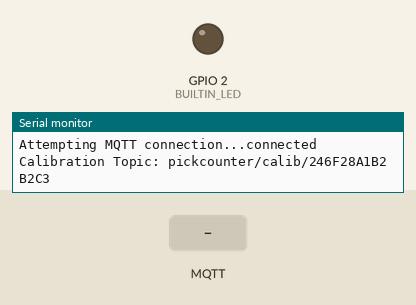
A sketch run on a simulated ESP32. Shown: output pins drawn as LEDs (lit = HIGH), the last lines printed to the serial monitor. The test bench sets the inputs (shaded band). WiFi joins after 1.5 s; servers stay silent unless stated; random numbers use the default seed unless the sketch sets one; no MQTT or app messages arrive unless stated.

Above: at 2.7 s.
2.8 s: MQTT message "timeoutTestProduct" arrives on the first subscribed topic
At 3.1 s:
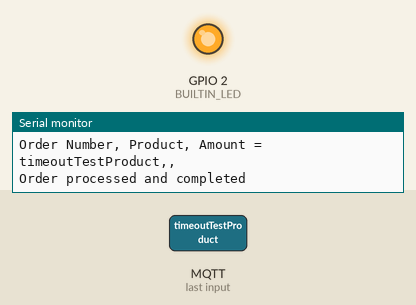
5.8 s: MQTT message "1" arrives on the first subscribed topic
At 6.5 s:
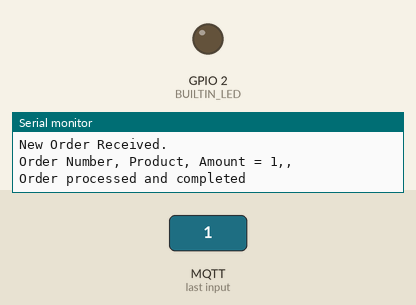
7.3 s: MQTT message "2" arrives on the first subscribed topic
At 7.6 s:
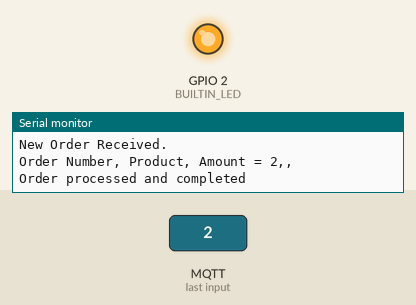
Timing chart, 0 to 9.8 s (numbered marks = the images above; inputs shaded):
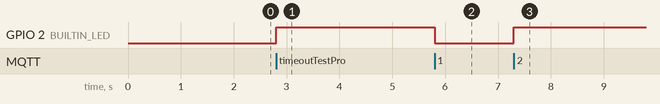

The sketch:

ESP32Firmware.ino
```cpp
#include "WiFiCreds.h"
#include <PubSubClient.h>
#include "SStack.h"

#define BUILTIN_LED 2

const char *mqtt_server = "smart-pilot.cloudmqtt.com";
String MAC = "";
WiFiClient espClient;
PubSubClient client(espClient);
unsigned long lastMsg = 0;
#define MSG_BUFFER_SIZE (512)
char msg[MSG_BUFFER_SIZE];
int value = 0;
uint8_t WCAvailable = 0; //weight calibration data
#include "MQTTHandler.h"

void setup_wifi()
{

    delay(10);
    // We start by connecting to a WiFi network
    Serial.println();
    Serial.print("Connecting to ");
    Serial.println(ssid);

    WiFi.mode(WIFI_STA);
    WiFi.begin(ssid, password);

    while (WiFi.status() != WL_CONNECTED)
    {
        delay(500);
        Serial.print(".");
    }

    randomSeed(micros());

    Serial.println("");
    Serial.println("WiFi connected");
    Serial.println("IP address: ");
    Serial.println(WiFi.localIP());
}

void processOrderAndSendResponse(uint8_t n, String amt, String id)
{

    //process the order here
    String orderStatus[3] = {"Completed", "Timeout", "Failed"};
    String responseJSON = String("{\"Status\":\"" + orderStatus[n]) + String("\",\"Amount\":\"") + String(amt);
    responseJSON += String("\",\"id\":\"") + String(id);
    responseJSON += String("\"}");
    publishValues("pickcounter/orderstatus", responseJSON);
}

void setup()
{
    Serial.begin(115200);
    pinMode(BUILTIN_LED, OUTPUT); // Initialize the BUILTIN_LED pin as an output

    setup_wifi();

    Serial.print("Device ID: ");
    //MAC = String(WiFi.macAddress());

    Serial.println(getMacAddress());
    setMACID(getMacAddress());
    client.setBufferSize(1024);
    client.setKeepAlive(30);
    client.setServer(mqtt_server, 1883);

    client.setCallback(callback);
    // delay(3000);
    // publishValues("pickcounter/getWCdata","getData");
}

void loop()
{

    if (!client.connected())
    {
        reconnect();
    }
    client.loop();

    if (NewOrderReceived() == 1)
    {
        Serial.println("New Order Received.");
        Serial.print("Order Number, Product, Amount = ");
        String orderValues = getOrderValues();
        Serial.println(orderValues);
        String amt = StringSeparator(orderValues, ',', 2);
        String ordID = StringSeparator(orderValues, ',', 0);
        if (orderValues.indexOf("timeoutTestProduct") >= 0)
        {
            processOrderAndSendResponse(1, "0", ordID); //0=completed, 1=timeout, 2=failed
        }
        if (orderValues.indexOf("failedTestProduct") >= 0)
        {
            processOrderAndSendResponse(2, "0", ordID); //0=completed, 1=timeout, 2=failed
        }
        processOrderAndSendResponse(0, amt, ordID); //0=completed, 1=timeout, 2=failed
        Serial.println("Order processed and completed");
    }
    else if (NewOrderReceived() == 2)
    {
        Serial.println("Wrong Device ID");
        String orderValues = getOrderValues();
        String ordID = StringSeparator(orderValues, ',', 0);

        processOrderAndSendResponse(2, "0", ordID);
    }

    unsigned long now = millis();
    if (now - lastMsg > 4000)
    { //data update frequency == 2000mSec or 2sec
        if (WCAvailable == 0)
        {
            WCAvailable = 1;
            publishValues(String("pickcounter/getWCdata"), String("getData"));
        }
        lastMsg = now;

        // put normal processing code here
    }
}
```

MQTTHandler.h
```cpp
uint8_t MQTTstatus = 0;
void getMacID(String MAC);
uint8_t mqttStatus()
{
    return MQTTstatus;
}

//broker used: broker.hivemq.com
const char *ordersTopic = "pickcounter/orders"; //send anything to this topic and it will reset the MDB bus
const char *weightsTopic = "pickcounter/weights";
const char *temp = "pickcounter/temp/temp";
int orderReceived = 0;
String orderValues[4] = {"", "", ""};
String calibTopic = "";
String DevID = "";
String calibValue = "";
String weiValue = "";
void setMACID(String MAC)
{
    DevID = MAC;
}

void setCalibrationValue(String v)
{
    calibValue = v;
}
int getCalibrationValue()
{
    return calibValue.toInt();
}

void setWeightValue(String v)
{
    weiValue = v;
}
String getWeightValue()
{
    return weiValue;
}
uint8_t NewOrderReceived()
{
    if (orderReceived == 1)
    {
        return 1;
    }
    else if (orderReceived == 2)
    {
        return 2;
    }
    else
    {
        return 0;
    }
}
String getOrderValues()
{
    orderReceived = 0;
    return (orderValues[0] + String(",") + orderValues[1] + String(",") + orderValues[2]);
}
void callback(char *topic, byte *payload, unsigned int length)
{
    Serial.print("Message arrived [");
    Serial.print(topic);
    Serial.print("] ");
    String payloadV = "";
    for (int i = 0; i < length; i++)
    {
        // Serial.print((char)payload[i]);
        payloadV = payloadV + String((char)payload[i]);
    }
    Serial.println(payloadV);
    Serial.println();
    if (String(topic) == String(ordersTopic))
    {
        String ordNumber = StringSeparator(payloadV, ',', 0);
        String productN = StringSeparator(payloadV, ',', 1);
        String amount = StringSeparator(payloadV, ',', 2);
        // Serial.print("LEDColor=");
        // Serial.println(LEDColor);
        // Serial.print("Value=");
        // Serial.println(Value);

        orderReceived = 1;
        orderValues[0] = ordNumber;
        orderValues[1] = productN;
        orderValues[2] = amount;
    }
    else if (String(topic) == String(calibTopic))
    {
        Serial.println("Calibration Data Received");
        setCalibrationValue(payloadV);
        Serial.print("Calibration Value set: ");
        Serial.println(getCalibrationValue());
    }

    else if (String(topic) == String(weightsTopic))
    {
        Serial.println("Weights Data Received");
        String wV = getWeightValue();

        Serial.print("Weight Value set: ");

        setWeightValue(payloadV);
        Serial.println(getWeightValue());
    }

    // Switch on the LED if an 1 was received as first character
    if ((char)payload[0] == '1')
    {
        digitalWrite(BUILTIN_LED, LOW); // Turn the LED on (Note that LOW is the voltage level
                                        // but actually the LED is on; this is because
                                        // it is active low on the ESP-01)
    }
    else
    {
        digitalWrite(BUILTIN_LED, HIGH); // Turn the LED off by making the voltage HIGH
    }
}

void publishValues(String topic, String msg)
{
    client.publish(topic.c_str(), msg.c_str());
}

void reconnect()
{
    // Loop until we're reconnected
    while (!client.connected())
    {
        Serial.print("Attempting MQTT connection...");
        // Create a random client ID
        String clientId = "ESP32Client-";
        clientId += String(random(0xffff), HEX);
        // Attempt to connect
        if (client.connect(clientId.c_str(), "bbniqtdq", "D87AAz6nsCdN"))
        {
            Serial.println("connected");

            // Once connected, publish an announcement...

            // ... and resubscribe
            client.subscribe(ordersTopic);
            calibTopic = String("pickcounter/calib/") + DevID;
            Serial.print("Calibration Topic: ");
            Serial.println(calibTopic);
            client.subscribe(calibTopic.c_str());
            client.subscribe(weightsTopic);
            client.subscribe(temp);
        }
        else
        {
            Serial.print("failed, rc=");
            Serial.print(client.state());
            Serial.println(" try again in 5 seconds");
            // Wait 5 seconds before retrying
            delay(5000);
        }
    }
}
```

SStack.h
```cpp
const char *srvVal = "broker.hivemq.com";

String randomString(String appendV);
String StringSeparator(String data, char separator, int index);
String getMacAddress();
String StringSeparator(String data, char separator, int index)
{

  int found = 0;
  int strIndex[] = {0, -1};
  int maxIndex = data.length() - 1;

  for (int i = 0; i <= maxIndex && found <= index; i++)
  {
    if (data.charAt(i) == separator || i == maxIndex)
    {
      found++;
      strIndex[0] = strIndex[1] + 1;
      strIndex[1] = (i == maxIndex) ? i + 1 : i;
    }
  }

  return found > index ? data.substring(strIndex[0], strIndex[1]) : "";
}
String randomString(String appendV)
{

  char *letters = "abcdefghijklmnopqrstuvwxyz0123456789";

  String v = "";
  for (uint8_t i = 0; i < 30; i++)
  {
    uint8_t randomValue = random(0, 37);
    v = v + String(letters[randomValue]);
  }
  v = v + appendV;
  //Serial.println(v);
  return v;
}

String getMacAddress(){
  String NodeID;
  NodeID=String(WiFi.macAddress());
  NodeID=StringSeparator(NodeID,':',0)+StringSeparator(NodeID,':',1)+StringSeparator(NodeID,':',2)
            +StringSeparator(NodeID,':',3)+
            StringSeparator(NodeID,':',4)+StringSeparator(NodeID,':',4)+StringSeparator(NodeID,':',5);

  return NodeID;
}
```

WiFiCreds.h
```cpp
#include <WiFi.h>
// Update these with values suitable for your network.
const char *ssid = "hotspot2";
const char *password = "abc123098a#";
```

Measured:
- after the input at 2.8 s, GPIO 2 (BUILTIN_LED): LOW → HIGH at once
- after the input at 5.8 s, GPIO 2 (BUILTIN_LED): HIGH → LOW at once
- after the input at 7.3 s, GPIO 2 (BUILTIN_LED): LOW → HIGH at once
